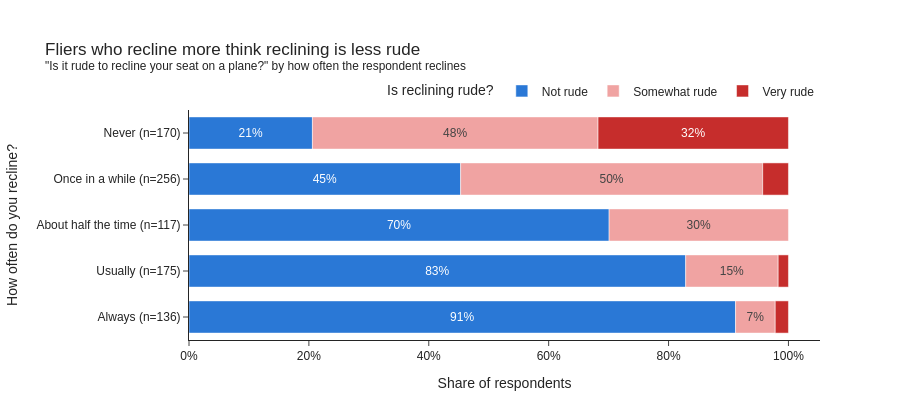

Notebook code cell kept with this figure:
### Markdown cell above
### 3. 👉 The recline paradox

Do the people who recline think it is fine, while those who never recline think it is rude? And how many recline while *also* saying it is rude?

### Code cell
recline_rude = (fliers.dropna(subset=['Q12_label'])
                     .groupby(['recline_freq', 'Q12_label'], observed=True, as_index=False)
                     .agg(respondents=('RespondentID', 'size')))
recline_rude['share'] = recline_rude['respondents'] / recline_rude.groupby('recline_freq', observed=True)['respondents'].transform('sum')
group_n = recline_rude.groupby('recline_freq', observed=True)['respondents'].sum()
recline_rude['group'] = recline_rude['recline_freq'].map(lambda r: f'{r} (n={group_n[r]})').astype(str)

fig = px.bar(recline_rude, x='share', y='group', color='Q12_label', orientation='h',
             color_discrete_map=RUDE_COLORS, category_orders={'Q12_label': list(RUDE_COLORS),
                 'group': [f'{r} (n={group_n[r]})' for r in RECLINE_ORDER]},
             text=recline_rude['share'].map(lambda s: f'{s:.0%}' if s >= 0.05 else ''),
             labels={'share': 'Share of respondents', 'group': 'How often do you recline?',
                     'Q12_label': 'Is reclining rude?'},
             title='Fliers who recline more think reclining is less rude'
                   '<br><sup>"Is it rude to recline your seat on a plane?" by how often the respondent reclines</sup>')
fig.update_traces(textposition='inside', insidetextanchor='middle', hovertemplate='%{y}<br>%{x:.1%}<extra></extra>')
fig.update_layout(xaxis_tickformat='.0%', height=420, width=900, bargap=0.3,
                  legend=dict(orientation='h', y=1.02, x=1, xanchor='right', yanchor='bottom'),
                  margin=dict(t=110))
fig.show()

### Figure 1 — Plotly figure (JSON) as saved in the notebook; plotly's stock layout.template omitted (floating-point values rounded to 4 significant figures)
{"data": [{"hovertemplate": "%{y}<br>%{x:.1%}<extra></extra>", "insidetextanchor": "middle", "legendgroup": "Not rude", "marker": {"color": "#2a78d6", "pattern": {"shape": ""}}, "name": "Not rude", "orientation": "h", "showlegend": true, "text": ["21%", "45%", "70%", "83%", "91%"], "textposition": "inside", "type": "bar", "x": [0.2059, 0.4531, 0.7009, 0.8286, 0.9118], "xaxis": "x", "y": ["Never (n=170)", "Once in a while (n=256)", "About half the time (n=117)", "Usually (n=175)", "Always (n=136)"], "yaxis": "y"}, {"hovertemplate": "%{y}<br>%{x:.1%}<extra></extra>", "insidetextanchor": "middle", "legendgroup": "Somewhat rude", "marker": {"color": "#f0a3a2", "pattern": {"shape": ""}}, "name": "Somewhat rude", "orientation": "h", "showlegend": true, "text": ["48%", "50%", "30%", "15%", "7%"], "textposition": "inside", "type": "bar", "x": [0.4765, 0.5039, 0.2991, 0.1543, 0.06618], "xaxis": "x", "y": ["Never (n=170)", "Once in a while (n=256)", "About half the time (n=117)", "Usually (n=175)", "Always (n=136)"], "yaxis": "y"}, {"hovertemplate": "%{y}<br>%{x:.1%}<extra></extra>", "insidetextanchor": "middle", "legendgroup": "Very rude", "marker": {"color": "#c62d2c", "pattern": {"shape": ""}}, "name": "Very rude", "orientation": "h", "showlegend": true, "text": ["32%", "", "", ""], "textposition": "inside", "type": "bar", "x": [0.3176, 0.04297, 0.01714, 0.02206], "xaxis": "x", "y": ["Never (n=170)", "Once in a while (n=256)", "Usually (n=175)", "Always (n=136)"], "yaxis": "y"}], "layout": {"bargap": 0.3, "barmode": "relative", "height": 420, "legend": {"orientation": "h", "title": {"text": "Is reclining rude?"}, "tracegroupgap": 0, "x": 1, "xanchor": "right", "y": 1.02, "yanchor": "bottom"}, "margin": {"t": 110}, "title": {"text": "Fliers who recline more think reclining is less rude<br><sup>\"Is it rude to recline your seat on a plane?\" by how often the respondent reclines</sup>"}, "width": 900, "xaxis": {"anchor": "y", "domain": [0.0, 1.0], "tickformat": ".0%", "title": {"text": "Share of respondents"}}, "yaxis": {"anchor": "x", "categoryarray": ["Always (n=136)", "Usually (n=175)", "About half the time (n=117)", "Once in a while (n=256)", "Never (n=170)"], "categoryorder": "array", "domain": [0.0, 1.0], "title": {"text": "How often do you recline?"}}}}
